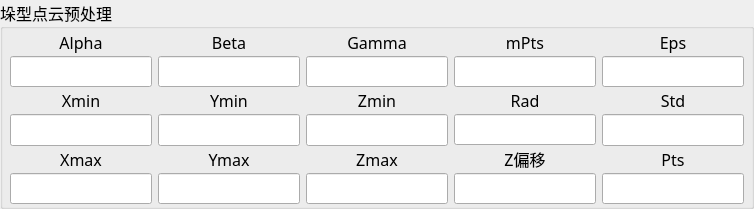
           <widget class="QGroupBox" name="gb_stackModify">
            <property name="sizePolicy">
             <sizepolicy hsizetype="Expanding" vsizetype="Preferred">
              <horstretch>0</horstretch>
              <verstretch>0</verstretch>
             </sizepolicy>
            </property>
            <property name="font">
             <font>
              <family>微软雅黑</family>
              <pointsize>12</pointsize>
             </font>
            </property>
            <property name="title">
             <string>垛型点云预处理</string>
            </property>
            <layout class="QGridLayout" name="gridLayout_5">
             <property name="leftMargin">
              <number>5</number>
             </property>
             <property name="topMargin">
              <number>2</number>
             </property>
             <property name="rightMargin">
              <number>5</number>
             </property>
             <property name="bottomMargin">
              <number>2</number>
             </property>
             <property name="spacing">
              <number>2</number>
             </property>
             <item row="0" column="0">
              <layout class="QVBoxLayout" name="verticalLayout_10">
               <property name="spacing">
                <number>2</number>
               </property>
               <property name="leftMargin">
                <number>2</number>
               </property>
               <property name="rightMargin">
                <number>2</number>
               </property>
               <item>
                <widget class="QLabel" name="label_13">
                 <property name="text">
                  <string>Alpha</string>
                 </property>
                 <property name="alignment">
                  <set>Qt::AlignCenter</set>
                 </property>
                </widget>
               </item>
               <item>
                <widget class="QLineEdit" name="le_stackAlpha">
                 <property name="sizePolicy">
                  <sizepolicy hsizetype="Expanding" vsizetype="Expanding">
                   <horstretch>0</horstretch>
                   <verstretch>0</verstretch>
                  </sizepolicy>
                 </property>
                 <property name="alignment">
                  <set>Qt::AlignCenter</set>
                 </property>
                </widget>
               </item>
               <item>
                <widget class="QLabel" name="label_19">
                 <property name="text">
                  <string>Xmin</string>
                 </property>
                 <property name="alignment">
                  <set>Qt::AlignCenter</set>
                 </property>
                </widget>
               </item>
               <item>
                <widget class="QLineEdit" name="le_stackXmin">
                 <property name="sizePolicy">
                  <sizepolicy hsizetype="Expanding" vsizetype="Expanding">
                   <horstretch>0</horstretch>
                   <verstretch>0</verstretch>
                  </sizepolicy>
                 </property>
                 <property name="alignment">
                  <set>Qt::AlignCenter</set>
                 </property>
                </widget>
               </item>
               <item>
                <widget class="QLabel" name="label_38">
                 <property name="text">
                  <string>Xmax</string>
                 </property>
                 <property name="alignment">
                  <set>Qt::AlignCenter</set>
                 </property>
                </widget>
               </item>
               <item>
                <widget class="QLineEdit" name="le_stackXmax">
                 <property name="sizePolicy">
                  <sizepolicy hsizetype="Expanding" vsizetype="Expanding">
                   <horstretch>0</horstretch>
                   <verstretch>0</verstretch>
                  </sizepolicy>
                 </property>
                 <property name="alignment">
                  <set>Qt::AlignCenter</set>
                 </property>
                </widget>
               </item>
              </layout>
             </item>
             <item row="0" column="1">
              <layout class="QVBoxLayout" name="verticalLayout_11">
               <property name="spacing">
                <number>2</number>
               </property>
               <property name="leftMargin">
                <number>2</number>
               </property>
               <property name="rightMargin">
                <number>2</number>
               </property>
               <item>
                <widget class="QLabel" name="label_17">
                 <property name="text">
                  <string>Beta</string>
                 </property>
                 <property name="alignment">
                  <set>Qt::AlignCenter</set>
                 </property>
                </widget>
               </item>
               <item>
                <widget class="QLineEdit" name="le_stackBeta">
                 <property name="sizePolicy">
                  <sizepolicy hsizetype="Expanding" vsizetype="Expanding">
                   <horstretch>0</horstretch>
                   <verstretch>0</verstretch>
                  </sizepolicy>
                 </property>
                 <property name="alignment">
                  <set>Qt::AlignCenter</set>
                 </property>
                </widget>
               </item>
               <item>
                <widget class="QLabel" name="label_20">
                 <property name="text">
                  <string>Ymin</string>
                 </property>
                 <property name="alignment">
                  <set>Qt::AlignCenter</set>
                 </property>
                </widget>
               </item>
               <item>
                <widget class="QLineEdit" name="le_stackYmin">
                 <property name="sizePolicy">
                  <sizepolicy hsizetype="Expanding" vsizetype="Expanding">
                   <horstretch>0</horstretch>
                   <verstretch>0</verstretch>
                  </sizepolicy>
                 </property>
                 <property name="alignment">
                  <set>Qt::AlignCenter</set>
                 </property>
                </widget>
               </item>
               <item>
                <widget class="QLabel" name="label_39">
                 <property name="text">
                  <string>Ymax</string>
                 </property>
                 <property name="alignment">
                  <set>Qt::AlignCenter</set>
                 </property>
                </widget>
               </item>
               <item>
                <widget class="QLineEdit" name="le_stackYmax">
                 <property name="sizePolicy">
                  <sizepolicy hsizetype="Expanding" vsizetype="Expanding">
                   <horstretch>0</horstretch>
                   <verstretch>0</verstretch>
                  </sizepolicy>
                 </property>
                 <property name="alignment">
                  <set>Qt::AlignCenter</set>
                 </property>
                </widget>
               </item>
              </layout>
             </item>
             <item row="0" column="2">
              <layout class="QVBoxLayout" name="verticalLayout_12">
               <property name="spacing">
                <number>2</number>
               </property>
               <property name="leftMargin">
                <number>2</number>
               </property>
               <property name="rightMargin">
                <number>2</number>
               </property>
               <item>
                <widget class="QLabel" name="label_18">
                 <property name="text">
                  <string>Gamma</string>
                 </property>
                 <property name="alignment">
                  <set>Qt::AlignCenter</set>
                 </property>
                </widget>
               </item>
               <item>
                <widget class="QLineEdit" name="le_stackGamma">
                 <property name="sizePolicy">
                  <sizepolicy hsizetype="Expanding" vsizetype="Expanding">
                   <horstretch>0</horstretch>
                   <verstretch>0</verstretch>
                  </sizepolicy>
                 </property>
                 <property name="alignment">
                  <set>Qt::AlignCenter</set>
                 </property>
                </widget>
               </item>
               <item>
                <widget class="QLabel" name="label_21">
                 <property name="text">
                  <string>Zmin</string>
                 </property>
                 <property name="alignment">
                  <set>Qt::AlignCenter</set>
                 </property>
                </widget>
               </item>
               <item>
                <widget class="QLineEdit" name="le_stackZmin">
                 <property name="sizePolicy">
                  <sizepolicy hsizetype="Expanding" vsizetype="Expanding">
                   <horstretch>0</horstretch>
                   <verstretch>0</verstretch>
                  </sizepolicy>
                 </property>
                 <property name="alignment">
                  <set>Qt::AlignCenter</set>
                 </property>
                </widget>
               </item>
               <item>
                <widget class="QLabel" name="label_40">
                 <property name="text">
                  <string>Zmax</string>
                 </property>
                 <property name="alignment">
                  <set>Qt::AlignCenter</set>
                 </property>
                </widget>
               </item>
               <item>
                <widget class="QLineEdit" name="le_stackZmax">
                 <property name="sizePolicy">
                  <sizepolicy hsizetype="Expanding" vsizetype="Expanding">
                   <horstretch>0</horstretch>
                   <verstretch>0</verstretch>
                  </sizepolicy>
                 </property>
                 <property name="alignment">
                  <set>Qt::AlignCenter</set>
                 </property>
                </widget>
               </item>
              </layout>
             </item>
             <item row="0" column="3">
              <layout class="QVBoxLayout" name="verticalLayout_3">
               <property name="spacing">
                <number>2</number>
               </property>
               <property name="leftMargin">
                <number>2</number>
               </property>
               <property name="rightMargin">
                <number>2</number>
               </property>
               <item>
                <widget class="QLabel" name="label_41">
                 <property name="text">
                  <string>mPts</string>
                 </property>
                 <property name="alignment">
                  <set>Qt::AlignCenter</set>
                 </property>
                </widget>
               </item>
               <item>
                <widget class="QLineEdit" name="le_stackMinPts">
                 <property name="sizePolicy">
                  <sizepolicy hsizetype="Expanding" vsizetype="Expanding">
                   <horstretch>0</horstretch>
                   <verstretch>0</verstretch>
                  </sizepolicy>
                 </property>
                 <property name="alignment">
                  <set>Qt::AlignCenter</set>
                 </property>
                </widget>
               </item>
               <item>
                <widget class="QLabel" name="label_42">
                 <property name="text">
                  <string>Rad</string>
                 </property>
                 <property name="alignment">
                  <set>Qt::AlignCenter</set>
                 </property>
                </widget>
               </item>
               <item>
                <widget class="QLineEdit" name="le_stackRadius">
                 <property name="sizePolicy">
                  <sizepolicy hsizetype="Expanding" vsizetype="Expanding">
                   <horstretch>0</horstretch>
                   <verstretch>0</verstretch>
                  </sizepolicy>
                 </property>
                 <property name="maxLength">
                  <number>4</number>
                 </property>
                 <property name="alignment">
                  <set>Qt::AlignCenter</set>
                 </property>
                </widget>
               </item>
               <item>
                <widget class="QLabel" name="label_43">
                 <property name="text">
                  <string>Z偏移</string>
                 </property>
                 <property name="alignment">
                  <set>Qt::AlignCenter</set>
                 </property>
                </widget>
               </item>
               <item>
                <widget class="QLineEdit" name="le_stackZOffset">
                 <property name="sizePolicy">
                  <sizepolicy hsizetype="Expanding" vsizetype="Expanding">
                   <horstretch>0</horstretch>
                   <verstretch>0</verstretch>
                  </sizepolicy>
                 </property>
                 <property name="alignment">
                  <set>Qt::AlignCenter</set>
                 </property>
                </widget>
               </item>
              </layout>
             </item>
             <item row="0" column="4">
              <layout class="QVBoxLayout" name="verticalLayout_4">
               <property name="spacing">
                <number>2</number>
               </property>
               <property name="leftMargin">
                <number>2</number>
               </property>
               <property name="rightMargin">
                <number>2</number>
               </property>
               <item>
                <widget class="QLabel" name="label_50">
                 <property name="text">
                  <string>Eps</string>
                 </property>
                 <property name="alignment">
                  <set>Qt::AlignCenter</set>
                 </property>
                </widget>
               </item>
               <item>
                <widget class="QLineEdit" name="le_stackEps">
                 <property name="sizePolicy">
                  <sizepolicy hsizetype="Expanding" vsizetype="Expanding">
                   <horstretch>0</horstretch>
                   <verstretch>0</verstretch>
                  </sizepolicy>
                 </property>
                 <property name="alignment">
                  <set>Qt::AlignCenter</set>
                 </property>
                </widget>
               </item>
               <item>
                <widget class="QLabel" name="label_51">
                 <property name="text">
                  <string>Std</string>
                 </property>
                 <property name="alignment">
                  <set>Qt::AlignCenter</set>
                 </property>
                </widget>
               </item>
               <item>
                <widget class="QLineEdit" name="le_stackStd">
                 <property name="sizePolicy">
                  <sizepolicy hsizetype="Expanding" vsizetype="Expanding">
                   <horstretch>0</horstretch>
                   <verstretch>0</verstretch>
                  </sizepolicy>
                 </property>
                 <property name="alignment">
                  <set>Qt::AlignCenter</set>
                 </property>
                </widget>
               </item>
               <item>
                <widget class="QLabel" name="label_52">
                 <property name="text">
                  <string>Pts</string>
                 </property>
                 <property name="alignment">
                  <set>Qt::AlignCenter</set>
                 </property>
                </widget>
               </item>
               <item>
                <widget class="QLineEdit" name="le_stackPts">
                 <property name="sizePolicy">
                  <sizepolicy hsizetype="Expanding" vsizetype="Expanding">
                   <horstretch>0</horstretch>
                   <verstretch>0</verstretch>
                  </sizepolicy>
                 </property>
                 <property name="alignment">
                  <set>Qt::AlignCenter</set>
                 </property>
                </widget>
               </item>
              </layout>
             </item>
            </layout>
           </widget>
